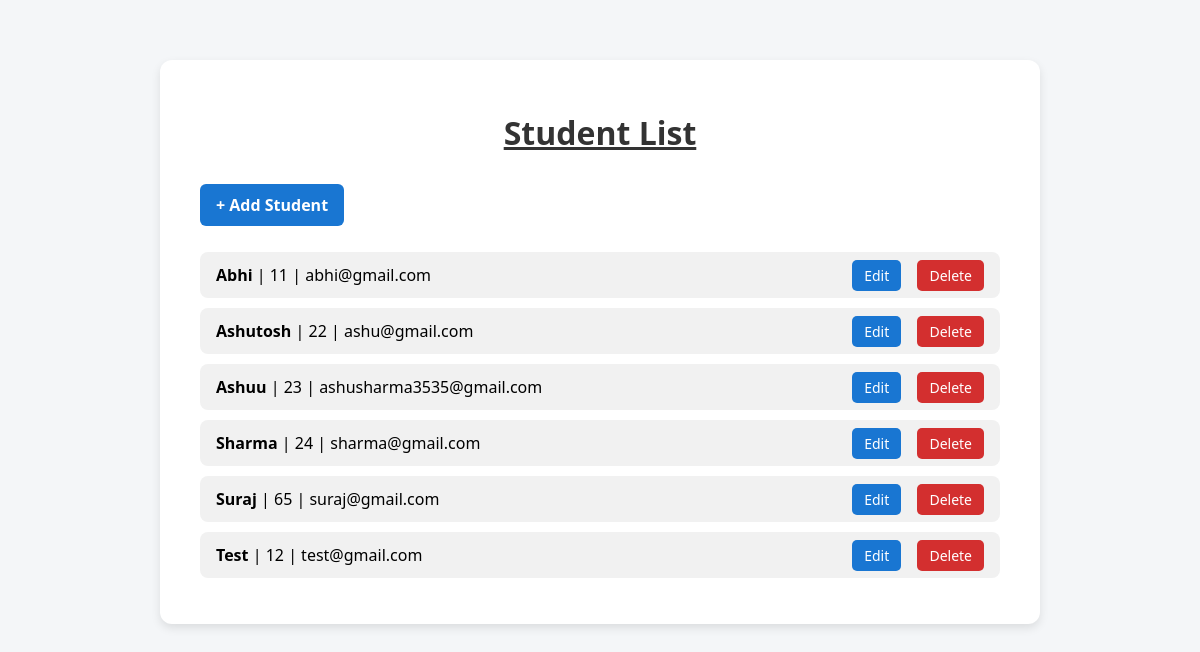
The page / on the database its author committed.
### students/models.py (models this page shows, shortened)
class Student(models.Model):
    name = models.CharField(max_length=50)
    age = models.PositiveIntegerField()
    dob = models.DateField()
    email = models.EmailField(unique=True)
    class Meta:
        verbose_name = "Student"
        verbose_name_plural = "Students"
        ordering = ['name']

### students/views.py (the view)
# urls.py: path('', views.student_list, name='student_list'),
def student_list(request):
    students = Student.objects.all()
    return render(request, 'students/student_list.html', {'students': students})

### students/templates/students/student_list.html (shortened to what this page needs)
<!DOCTYPE html>
<html>
<head>
</head>
<body>
    <div class="container">
        <h1><u>Student List</u></h1>
        <a class="add-btn" href="{% url 'student_create' %}">+ Add Student</a>
        <ul>
            {% for student in students %}
                <li>
                    <div class="student-info">
                        <strong>{{ student.name }}</strong> | {{ student.age }} | {{ student.email }}
                    </div>
                    <div class="actions">
                        <a href="{% url 'student_update' student.id %}">Edit</a>
                        <a class="delete" href="{% url 'student_delete' student.id %}">Delete</a>
                    </div>
                </li>
            {% empty %}
                <li>No students found.</li>
            {% endfor %}
        </ul>
    </div>
</body>
</html>

### students/templates/students/student_list.html (style rules this page uses)
body { font-family: 'Segoe UI', sans-serif; background-color: #f4f6f8; margin: 0; padding: 0; }
.container { max-width: 800px; margin: 60px auto; background-color: #ffffff; padding: 30px 40px; border-radius: 12px; box-shadow: 0 4px 10px rgba(0, 0, 0, 0.1); }
h1 { text-align: center; color: #333333; margin-bottom: 30px; }
.add-btn { display: inline-block; margin-bottom: 10px; padding: 10px 16px; background-color: #1976d2; color: #fff; text-decoration: none; border-radius: 6px; font-weight: bold; }
ul { list-style: none; padding: 0; }
li { background-color: #f1f1f1; margin-bottom: 10px; padding: 12px 16px; border-radius: 8px; display: flex; justify-content: space-between; align-items: center; }
.student-info { flex-grow: 1; }
.actions a { margin-left: 12px; text-decoration: none; color: #ffffff; background-color: #1976d2; padding: 6px 12px; border-radius: 5px; font-size: 14px; }
.actions a.delete { background-color: #d32f2f; }

### rows shown on the page
Student: name "Abhi", age "11", email "abhi@gmail.com"
Student: name "Ashutosh", age "22", email "ashu@gmail.com"
Student: name "Ashuu", age "23", email "ashusharma3535@gmail.com"
Student: name "Sharma", age "24", email "sharma@gmail.com"
Student: name "Suraj", age "65", email "suraj@gmail.com"
Student: name "Test", age "12", email "test@gmail.com"
